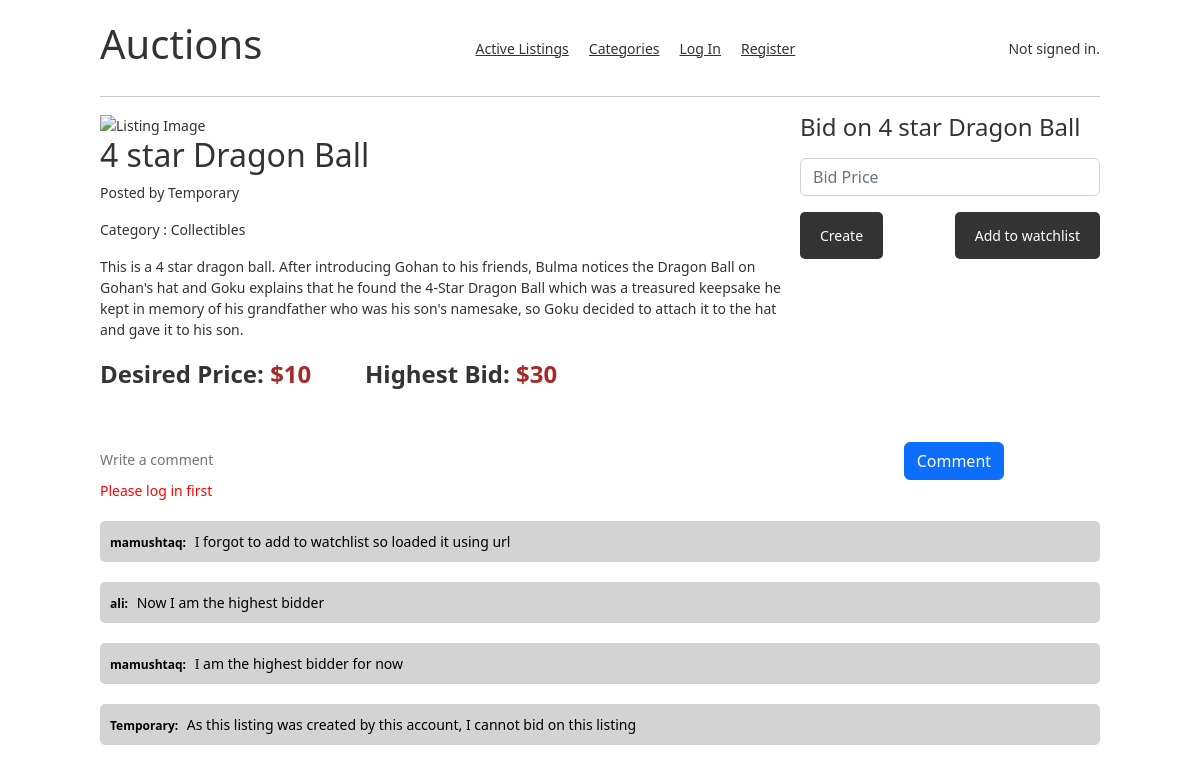
Page /2/comment on the committed database.
### auctions/models.py (models this page shows)
class Listings(models.Model):
    id = models.AutoField(primary_key=True)
    title = models.CharField(max_length=64)
    description = models.CharField(max_length=500)
    image_url = models.CharField(max_length=500)
    desired_price = models.IntegerField(null=True, default=0)
    users = models.CharField(max_length=64)
    highest_bid = models.IntegerField(null=True, default=0)
    active = models.BooleanField(default=True)
    bid = models.OneToOneField(
        Bids, on_delete=models.CASCADE, primary_key=False, null=True)
    category = models.OneToOneField(
        'Categories', on_delete=models.CASCADE, primary_key=False, null=True)

class Categories(models.Model):
    id = models.AutoField(primary_key=True)
    title = models.CharField(max_length=64)

class Comments(models.Model):
    id = models.AutoField(primary_key=True)
    comment = models.CharField(max_length=200)
    user = models.CharField(max_length=64)
    listing = models.IntegerField(null=True, default=0)

### auctions/views.py (the view)
# urls.py: path("<int:listing_id>/comment", views.comment, name="comment"),
def comment(request, listing_id):
    try:
        listing_obj = Listings.objects.get(id=listing_id)
    except Listings.DoesNotExist:
        return render(request, "auctions/listing.html", {
            "message": "This listing does not exist"
        })
    if request.user.is_authenticated:
        if request.method == "POST":
            comment = request.POST["comment"]
            User = request.user
            username = User.username
            Comment = Comments(
                user=username, listing=listing_id, comment=comment)
            Comment.save()
            return HttpResponseRedirect(reverse("listing", kwargs={"listing_id": listing_id}))
        else:
            return HttpResponseRedirect(reverse("listing", kwargs={"listing_id": listing_id}))
    else:
        return render(request, "auctions/listing.html", {
            "listing": listing_obj,
            "comments": Comments.objects.all().order_by('-id'),
            "comment_message": "Please log in first",
            "addedtowatchlist": checkwatchlist(request, listing_id)
        })

### auctions/views.py (called while the page is built)
def checkwatchlist(request, listing_id):
    if request.user.is_authenticated:
        for watch in request.user.wishlist.all():
            if (watch.id == listing_id):
                return True
            else:
                return False
    return False

### auctions/templates/auctions/listing.html (shortened to what this page needs)
{% extends "auctions/layout.html" %}
{% block body %}
{% if message %}
<h1>{{message}}</h1>
{% else %}
<div class="listing_details">
    <img src="{{listing.image_url}}" class="listing_img" alt="Listing Image">
    <div class="listing_desc">
        <h2>{{listing.title}}</h2>
        <p class="posted_by">Posted by {{listing.users}}</p>
        <p class="posted_by">Category : {{listing.category.title}}</p>
        <p>{{listing.description}}</p>
        <div>
            <span class="price_heading">Desired Price: </span><span class="price">${{listing.desired_price}}</span>
            <span class="price_heading">Highest Bid: </span><span class="price">${{listing.highest_bid}}</span>
        </div>
    </div>
</div>
<div class="create_bid">
    {% if listing.users != user.username and listing.active %}
    <h4>Bid on {{listing.title}}</h4>
    <form action="{% url 'createbid' listing.id %}" method="post">
        <div class="form-group">
            <input autofocus class="form-control" type="number" name="Bid_Price" placeholder="Bid Price">
        </div>
        <input class="button" style="float: left;" type="submit" value="Create">
        {% if addedtowatchlist %}
        <a class="button" id="added_to_watchlist" href="{% url 'removefromwatchlist' listing.id %}">Added to
            watchlist</a>
        {% else %}
        <a class="button" href="{% url 'addtowishlist' listing.id %}">Add to watchlist</a>
        {% endif %}
    </form>
    {% elif listing.users == user.username %}
    <a class="button" href="{% url 'closelisting' listing.id %}">Close Listing</a>
    {% endif %}
</div>
<div class="listing_comments">
    <form action="{% url 'comment' listing.id %}" method="post">
        <input autofocus class="form-control comment_form" type="text" name="comment" placeholder="Write a comment">
        <input class="btn btn-primary" type="submit" value="Comment">
    </form>
    {% if comment_message %}
    <p class="error">{{comment_message}}</p>
    {% endif %}
    {% for comment in comments %}
    {% if comment.listing == listing.id %}
    <div class="comment">
        <span class="comment_user">{{comment.user}}:</span> <span class="commented_line">{{comment.comment}}</span>
    </div>
    {% endif %}
    {% endfor %}
</div>
{% endif %}
{% endblock %}

### auctions/static/auctions/styles.css (style rules this page uses)
body { padding: 10px; }

### auctions/templates/auctions/layout.html (style rules this page uses)
body { padding: 10px; font-size: 14px; font-family: system-ui, -apple-system, BlinkMacSystemFont, 'Segoe UI', Roboto, Oxygen, Ubuntu, Cantarell, 'Open Sans', 'Helvetica Neue', sans-serif; color: #333; width: 1080px; margin: 20px auto 0 auto; padding: 0 20px 20px 20px; }
.listing_details { width: 70%; float: left; margin-bottom: 50px; }
.listing_img { max-width: 100%; max-height: 300px; }
.create_bid { width: 30%; float: right; }
.error { color: red; }
.price_heading { font-size: 24px; font-weight: 600; }
.price { font-size: 24px; font-weight: 700; color: brown; margin-right: 50px; }
.listing_comments { margin: 20px 0px; }
.comment_form { all: unset; width: 80%; }
.comment_user { font-size: 12px; font-weight: 600; margin-right: 5px; }
.comment { width: 100%; background-color: lightgray; color: #000; margin: 20px 0px; padding: 10px; border-radius: 5px; }
.button { all: unset; color: #fff; background-color: #333; padding: 13px 20px; border-radius: 5px; cursor: pointer; float: right; }

### rows in the picture
Listings: title "4 star Dragon Ball", users "Temporary", category "Collectibles", description "This is a 4 star dragon ball. After introducing Gohan to his friends, Bulma notices the Dragon Ball on Gohan's hat and Goku explains that he found the 4-Star Dragon Ball which was a treasured keepsake he kept in memory of his grandfather who was his son's namesake, so Goku decided to attach it to the hat and gave it to his son.", desired_price "10", highest_bid "30"
Comments: user "mamushtaq", comment "I forgot to add to watchlist so loaded it using url"
Comments: user "ali", comment "Now I am the highest bidder"
Comments: user "mamushtaq", comment "I am the highest bidder for now"
Comments: user "Temporary", comment "As this listing was created by this account, I cannot bid on this listing"

### other values in the picture
{{ comment_message }} "Please log in first"
